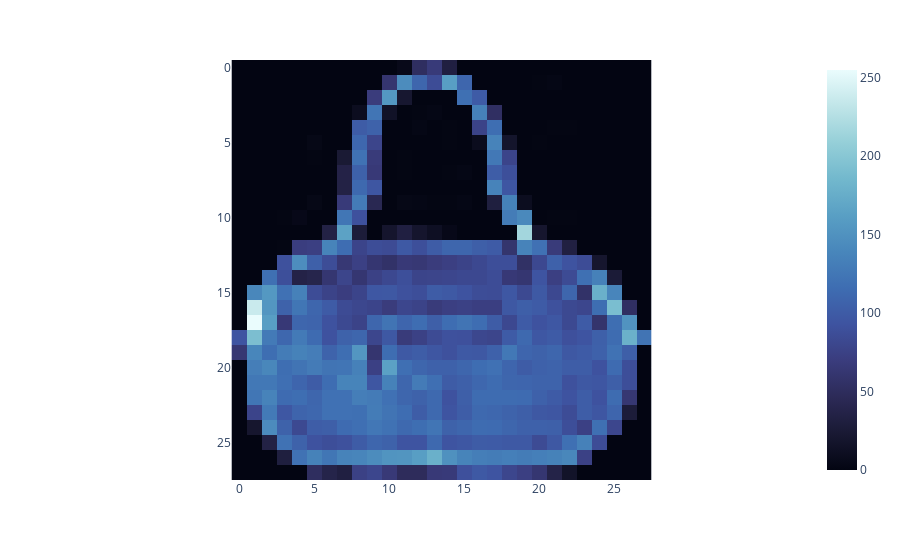

The cell this chart's notebook holds for it:
### Code cell
px.imshow(X_train[20],color_continuous_scale='ice')

### Figure 1 — Plotly figure (JSON) as saved in the notebook; plotly's stock layout.template omitted (floating-point values rounded to 4 significant figures; data arrays with more than 128 entries replaced by an {"elided": "..."} marker saying what was removed)
{"data": [{"coloraxis": "coloraxis", "hovertemplate": "x: %{x}<br>y: %{y}<br>color: %{z}<extra></extra>", "name": "0", "type": "heatmap", "xaxis": "x", "yaxis": "y", "z": {"elided": "28x28 int values"}}], "layout": {"coloraxis": {"colorscale": [[0, "rgb(3, 5, 18)"], [0.09091, "rgb(25, 25, 51)"], [0.1818, "rgb(44, 42, 87)"], [0.2727, "rgb(58, 60, 125)"], [0.3636, "rgb(62, 83, 160)"], [0.4545, "rgb(62, 109, 178)"], [0.5455, "rgb(72, 134, 187)"], [0.6364, "rgb(89, 159, 196)"], [0.7273, "rgb(114, 184, 205)"], [0.8182, "rgb(149, 207, 216)"], [0.9091, "rgb(192, 229, 232)"], [1, "rgb(234, 252, 253)"]]}, "margin": {"t": 60}, "xaxis": {"anchor": "y", "constrain": "domain", "domain": [0, 1], "scaleanchor": "y"}, "yaxis": {"anchor": "x", "autorange": "reversed", "constrain": "domain", "domain": [0, 1]}}}
